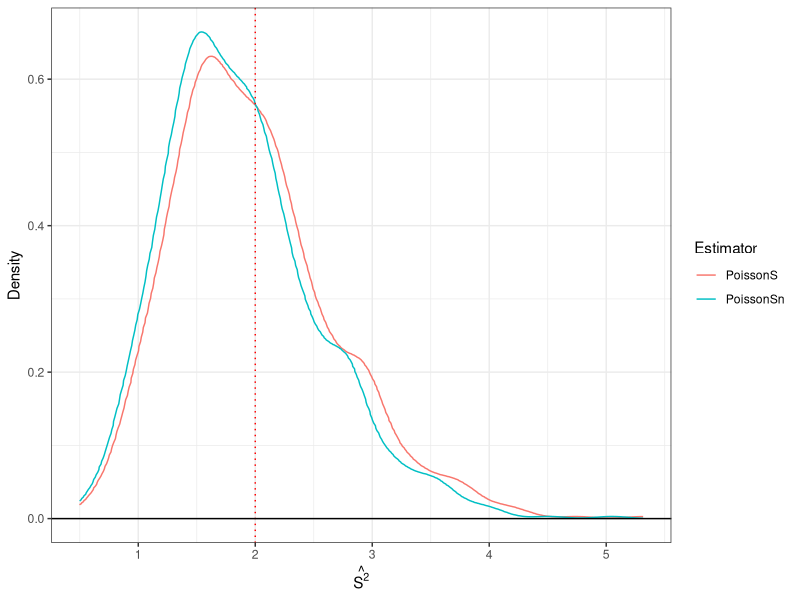
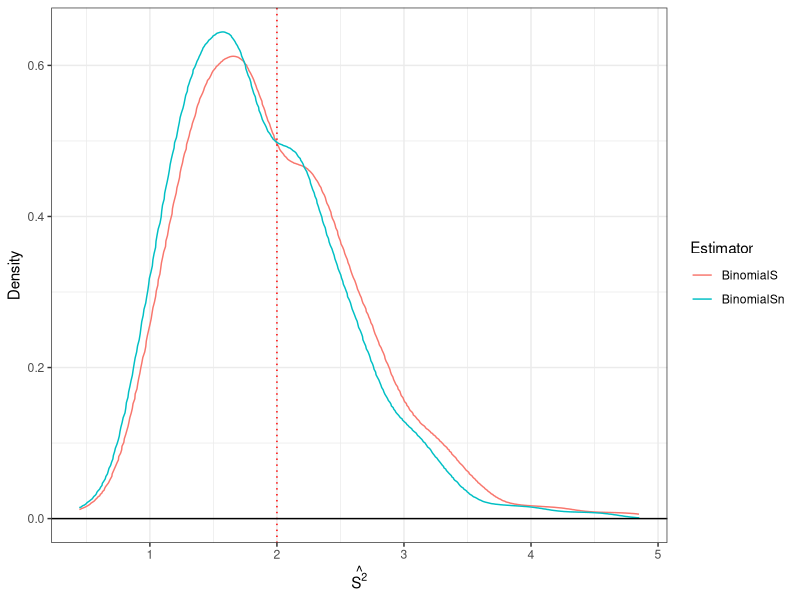
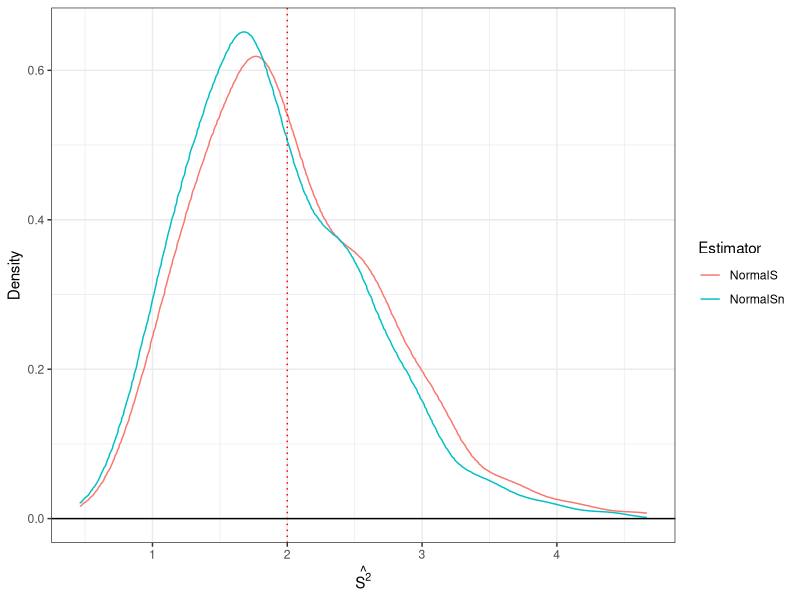
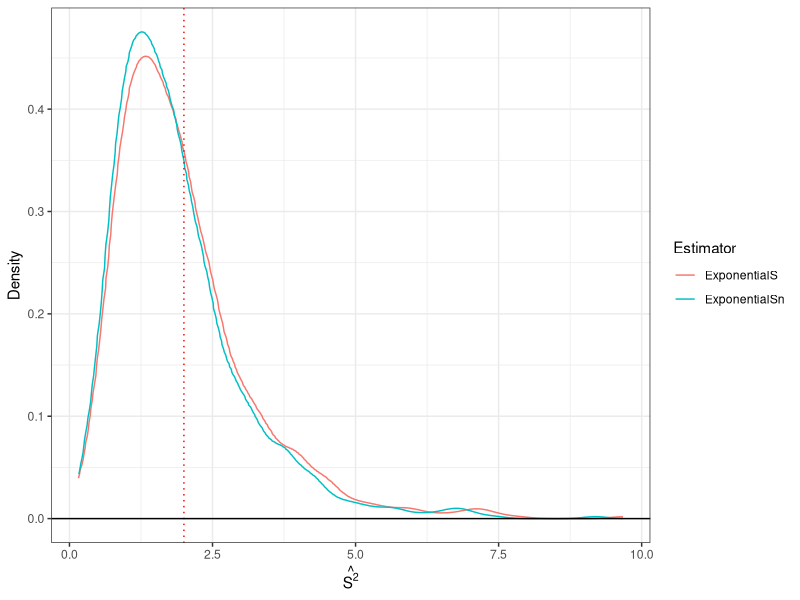

Write the R code that produced these figures, in order.
## ---- chunk 1
#| echo: false

default_chunk_hook  <- knitr::knit_hooks$get("chunk")

latex_font_size <- c("Huge", "huge", "LARGE", "Large", 
                     "large", "normalsize", "small", 
                     "footnotesize", "scriptsize", "tiny")

knitr::knit_hooks$set(chunk = function(x, options) {
  x <- default_chunk_hook(x, options)
  if(options$size %in% latex_font_size) {
    paste0("\n \\", options$size, "\n\n", 
      x, 
      "\n\n \\normalsize"
    )
  } else {
    x
  }
})
## ---- chunk 2
#| label: load-packages
#| include: false
library(tidyverse)
library(patchwork)
## ---- chunk 3
set.seed(7272)

# Poisson
P.S.estimate = rep(NA, 1000)
P.Sn.estimate = rep(NA, 1000)

for(i in 1:1000){
  X <- rpois(20, lambda = 2)
  S <- var(X)
  Sn <- 19/20 * var(X)
  P.S.estimate[i] <- S
  P.Sn.estimate[i] <- Sn
}

# Binomial
B.S.estimate = rep(NA, 1000)
B.Sn.estimate = rep(NA, 1000)
P = (5 - (21^0.5))/10
for(i in 1:1000){
  X <- rbinom(20, 50, P)
  S <- var(X)
  Sn <- 19/20 * var(X)
  B.S.estimate[i] <- S
  B.Sn.estimate[i] <- Sn
}

# Normal
N.S.estimate = rep(NA, 1000)
N.Sn.estimate = rep(NA, 1000)

for(i in 1:1000){
  X <- rnorm(20, 0, (2^0.5))
  S <- var(X)
  Sn <- 19/20 * var(X)
  N.S.estimate[i] <- S
  N.Sn.estimate[i] <- Sn
}

# Exponential
E.S.estimate = rep(NA, 1000)
E.Sn.estimate = rep(NA, 1000)

for(i in 1:1000){
  X <- rexp(20, 1/(2^0.5))
  S <- var(X)
  Sn <- 19/20 * var(X)
  E.S.estimate[i] <- S
  E.Sn.estimate[i] <- Sn
}

results <- tibble(PoissonS = P.S.estimate,
                 PoissonSn = P.Sn.estimate,
                 BinomialS = B.S.estimate,
                 BinomialSn = B.Sn.estimate,
                 NormalS = N.S.estimate,
                 NormalSn = N.Sn.estimate,
                 ExponentialS = E.S.estimate,
                 ExponentialSn = E.Sn.estimate)

results.long <- results |>
  pivot_longer(cols = everything(),names_to = "Estimator", values_to = "Estimate")

summary <- results.long |>
  group_by(Estimator) |>
  summarize(mean = mean(Estimate),
            variance = var(Estimate)) |>
  mutate(bias = mean-2,
        precision = 1/variance,
        mse = variance + bias^2)

Poisson <- results.long |>
  filter(Estimator == "PoissonS" | Estimator == "PoissonSn")

Poisson.plot <- ggplot(Poisson) +
  stat_density(aes(x=Estimate, color=Estimator), geom="line", position = "jitter") +
  geom_vline(xintercept=2, color="red", linetype="dotted")+
  geom_hline(yintercept=0)+
  theme_bw()+
  labs(x=bquote(hat(S^2)), y="Density")

Binomial <- results.long |>
  filter(Estimator == "BinomialS" | Estimator == "BinomialSn")

Binomial.plot <- ggplot(Binomial) +
  stat_density(aes(x=Estimate, color=Estimator), geom="line", position = "jitter") +
  geom_vline(xintercept=2, color="red", linetype="dotted")+
  geom_hline(yintercept=0)+
  theme_bw()+
  labs(x=bquote(hat(S^2)), y="Density")

Normal <- results.long |>
  filter(Estimator == "NormalS" | Estimator == "NormalSn")

Normal.plot <- ggplot(Normal) +
  stat_density(aes(x=Estimate, color=Estimator), geom="line", position = "jitter") +
  geom_vline(xintercept=2, color="red", linetype="dotted")+
  geom_hline(yintercept=0)+
  theme_bw()+
  labs(x=bquote(hat(S^2)), y="Density")

Exponential <- results.long |>
  filter(Estimator == "ExponentialS" | Estimator == "ExponentialSn")

Exponential.plot <- ggplot(Exponential) +
  stat_density(aes(x=Estimate, color=Estimator), geom="line", position = "jitter") +
  geom_vline(xintercept=2, color="red", linetype="dotted")+
  geom_hline(yintercept=0)+
  theme_bw()+
  labs(x=bquote(hat(S^2)), y="Density")

Poisson.plot 
Binomial.plot
Normal.plot 
Exponential.plot
## ---- chunk 4
#| label: summary1
#| tbl-cap: "Summary of the result of the simulation"
#| tbl-align: "center"
#| echo: false
summary |>
  knitr::kable(digits = 2)
## ---- chunk 5
set.seed(7272)

# Poisson

N = c(20,50,100,200)
P.S.result <- tibble(N20 = rep(NA, 1000),
                 N50 = rep(NA, 1000),
                 N100 = rep(NA, 1000),
                 N200 = rep(NA, 1000))
 
P.Sn.result <- tibble(N20 = rep(NA, 1000),
                 N50 = rep(NA, 1000),
                 N100 = rep(NA, 1000),
                 N200 = rep(NA, 1000))
for(j in 1:4){
  n = N[j]
  for(i in 1:1000){
    X <- rpois(n, lambda = 2)
    S <- var(X)
    Sn <- (n-1)/n * S
    P.S.result[[j]][i] <- S
    P.Sn.result[[j]][i] <- Sn
  }
}

P.S.results.summary <- P.S.result |>
  pivot_longer(cols = everything(),names_to = "Estimator", values_to = "Estimate") |>
  group_by(Estimator) |>
  summarize(mean = mean(Estimate),
            variance = var(Estimate)) |>
  mutate(bias = mean-2,
        precision = 1/variance,
        mse = variance + bias^2)

P.Sn.results.summary <- P.Sn.result |>
  pivot_longer(cols = everything(),names_to = "Estimator", values_to = "Estimate") |>
  group_by(Estimator) |>
  summarize(mean = mean(Estimate),
            variance = var(Estimate)) |>
  mutate(bias = mean-2,
        precision = 1/variance,
        mse = variance + bias^2)
